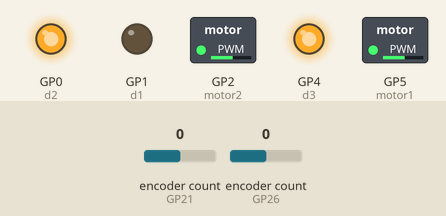
A program run on a simulated Raspberry Pi Pico running CircuitPython. On the bench: switched loads named in the program (green lamp = pin HIGH), output pins drawn as LEDs (lit = HIGH). The test bench sets the inputs (shaded band); at power-on: encoder count (sensors on GP21, GP26) 0. What the program prints to the serial console is not drawn.

Above: at 0.1 s.
Timing chart, 0 to 1.6 s (numbered marks = the images above):
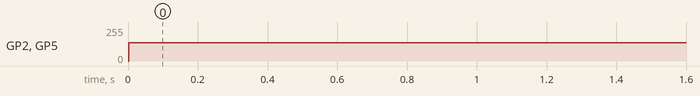

Measured:
- by itself, GP2 (motor2), GP5 (motor1): 0/255 → 136/255 at 0.00 s

The program:

left_turn_jr.py
```python
import board
import busio
import time
import analogio
import pwmio
import digitalio
import rotaryio

#time.sleep(10)

motor2 = pwmio.PWMOut(board.GP2, frequency = 1000)

d1 = digitalio.DigitalInOut(board.GP1)
d1.direction = digitalio.Direction.OUTPUT
d2 = digitalio.DigitalInOut(board.GP0)
d2.direction = digitalio.Direction.OUTPUT

motor1 = pwmio.PWMOut(board.GP5, frequency = 1000)

d3 = digitalio.DigitalInOut(board.GP4)
d3.direction = digitalio.Direction.OUTPUT
d4 = digitalio.DigitalInOut(board.GP3)
d4.direction = digitalio.Direction.OUTPUT

d1.value = 0 #backwards left
d2.value = 1 #forwards

d3.value = 1 #backwards right
d4.value = 0 #forwards

left_enc = rotaryio.IncrementalEncoder(board.GP21, board.GP20)  #first one is a second is b
left_last_position = None
right_enc = rotaryio.IncrementalEncoder(board.GP26, board.GP27)  #first one is a second is b
right_last_position = None
left_enc.position = 0
right_enc.position = 0

while True:
    d1.value = 0 #backwards left
    d2.value = 1 #forwards

    d3.value = 1 #backwards right
    d4.value = 0 #forwards


    left_position = left_enc.position
    right_position = right_enc.position
    print("1")
    if left_last_position == None or left_position != left_last_position:
        print("left pos = ", left_position)
        print("2")
    left_last_position = left_position
    if right_last_position == None or right_position != right_last_position:
        print("right pos = ", right_position)
        print("3")
    right_last_position = right_position

    if left_position > -90:
        motor1.duty_cycle = 35000
        print("4")
    else:
        motor1.duty_cycle = 0
    if right_position < 90:
        motor2.duty_cycle = 35000
        print("5")
    else:
        motor2.duty_cycle = 0
        print("6")
```
